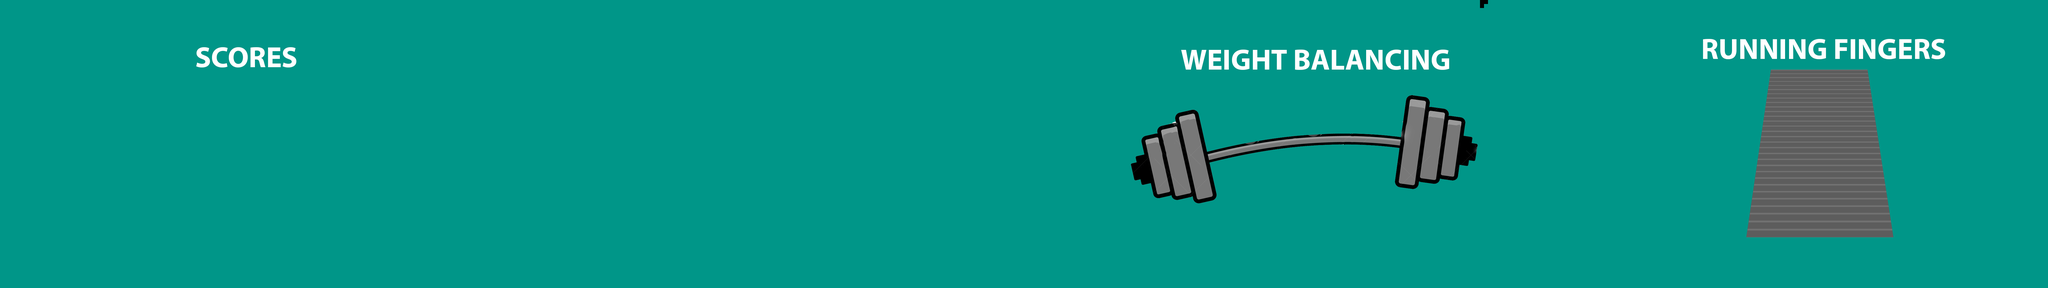

Rendered tile map (Tiled .tmx) drawn with the repository's tilesets; below, a short description and the map source with its tile grids summarised:
An orthogonal 512x72 tile map with 15x15 px tiles, 1 tile layer (Camada de Tiles 1) and 3 objects.

<map version="1.0" orientation="orthogonal" renderorder="right-down" width="512" height="72" tilewidth="15" tileheight="15" nextobjectid="7">
 <tileset firstgid="1" name="back" tilewidth="15" tileheight="15" tilecount="6118" columns="133">
  <image source="back.png" width="2000" height="700" />
 </tileset>
 <layer name="Camada de Tiles 1" width="512" height="72">
  <data>[36864 cells, 36861 non-empty, 5681 distinct tile ids]</data>
 </layer>
 <objectgroup name="Scores">
  <object id="4" x="696" y="120" width="448" height="176" />
 </objectgroup>
 <objectgroup name="Weight">
  <object id="5" x="4392" y="96" width="1080" height="240" />
 </objectgroup>
 <objectgroup name="running">
  <object id="6" x="6360" y="96" width="952" height="176" />
 </objectgroup>
</map>
